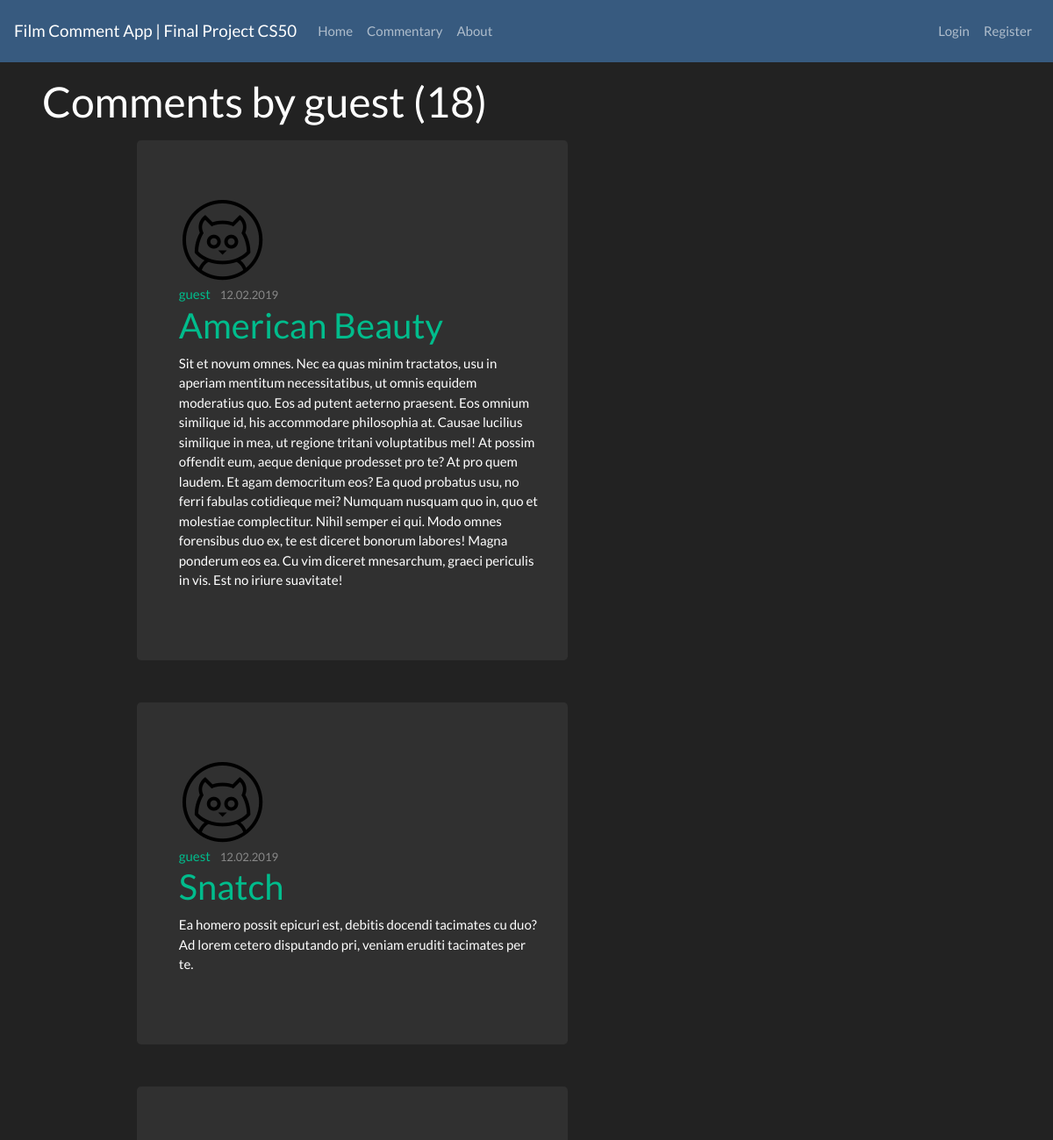
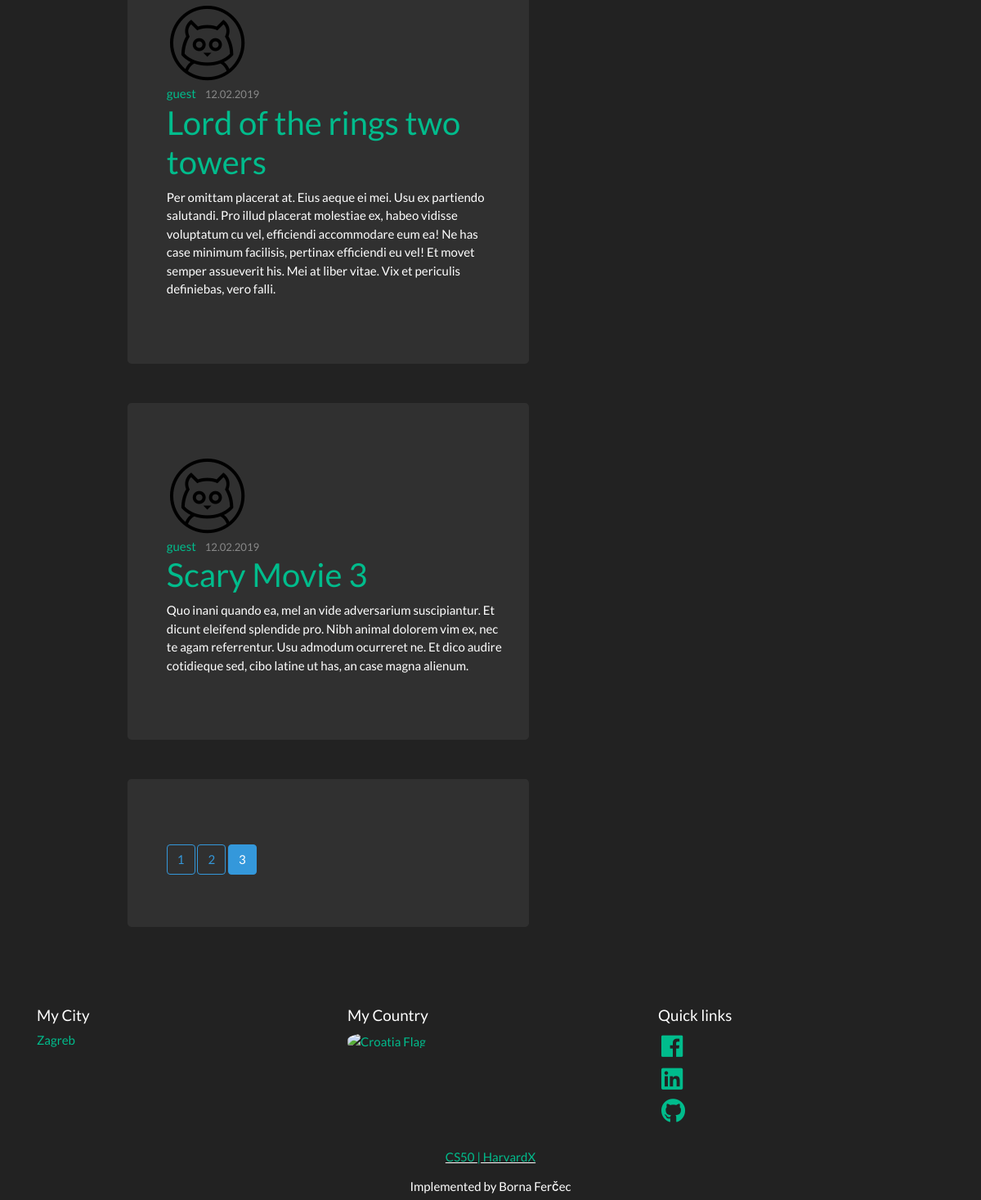
The app's page /user/guest?page=3 with its own data (2 pictures, top to bottom).
### final_project/models.py (models this page shows, shortened)
class User(db.Model, UserMixin):
    id = db.Column(db.Integer, primary_key=True)
    username = db.Column(db.String(20), unique=True, nullable=False)
    email = db.Column(db.String(120), unique=True, nullable=False)
    image_file = db.Column(db.String(20), nullable=False, default='default.png')
    password = db.Column(db.String(60), nullable=False)
    posts = db.relationship('Post', backref='author', lazy=True)

class Post(db.Model):
    id = db.Column(db.Integer, primary_key=True)
    title = db.Column(db.String(100), nullable=False)
    date_posted = db.Column(db.DateTime, nullable=False, default=datetime.utcnow())
    content = db.Column(db.Text, nullable=False)
    user_id = db.Column(db.Integer, db.ForeignKey('user.id'), nullable=False)

### final_project/routes.py (the view)
@app.route('/user/<string:username>')
def user_posts(username):
    page = request.args.get('page', 1, type=int)
    user = User.query.filter_by(username=username).first_or_404()
    title = 'Commentary'
    for_Json.json_to_post()
    posts = Post.query.filter_by(author=user)\
            .order_by(Post.date_posted.desc())\
            .paginate(page=page, per_page=7)
    return render_template('user_posts.html', title=title, posts=posts, user=user)

### final_project/for_Json.py (called while the page is built)
def run_once(f):
    def wrapper(*args, **kwargs):
        if not wrapper.has_run:
            wrapper.has_run = True
            return f(*args, **kwargs)
    wrapper.has_run = False
    return wrapper

### final_project/templates/user_posts.html
{% extends "index.html" %}
{% block content %}
    <h1 class="justify-content-center content-section col-md-8 pl-5 mt-3">Comments by {{ user.username }} ({{ posts.total }}) </h1>
    {% for post in posts.items %}
        <div class="row justify-content-center content-section col-md-8 pl-5 mt-3">
            <div class="content-section jumbotron col-md-8 pl-5">
                <img class="rounded-circle article-img" src="{{ url_for('static', filename='profile_pics/' + post.author.image_file) }}">
                <div class="media-body">
                    <div class="article-metadata">
                        <a class="mr-2" href="{{ url_for('user_posts', username=post.author.username )}}">{{ post.author.username }}</a>
                        <small class="text-muted">{{ post.date_posted.strftime('%d.%m.%Y') }}</small>
                    </div>
                        <h2><a class="article-title" href="{{ url_for('post', post_id=post.id) }}">{{ post.title }}</a></h2>
                        <p class="article-content">{{ post.content }}</p>
                </div>
            </div>
        </div>
    {% endfor %}
    <div class="row justify-content-center content-section col-md-8 pl-5 mt-3">
        <div class="content-section jumbotron col-md-8 pl-5">
            <div class="media-body">
                {% for page_num in posts.iter_pages(left_edge=1, right_edge=1, left_current=1, right_current=2) %}
                    {% if page_num %}
                        {% if posts.page == page_num %}
                            <a class="btn btn-info md-4 mt-3" href="{{ url_for('user_posts', username=user.username, page=page_num) }}">{{ page_num }}</a>
                        {% else %}
                            <a class="btn btn-outline-info md-4 mt-3" href="{{ url_for('user_posts', username=user.username, page=page_num) }}">{{ page_num }}</a>
                        {% endif %}
                    {% else %}
                        ...
                    {% endif %}
                {% endfor %}
            </div>
        </div>
    </div>
{% endblock content %}

### records on screen
User: username "guest"
Post: image_file (placeholder picture), author.username "guest", date_posted "12.02.2019", title "American Beauty", content "Sit et novum omnes. Nec ea quas minim tractatos, usu in aperiam mentitum necessitatibus, ut omnis equidem moderatius quo. Eos ad putent aeterno praesent. Eos omnium similique id, his accommodare philosophia at. Causae lucilius similique in mea, ut regione tritani voluptatibus mel! At possim offendit eum, aeque denique prodesset pro te? At pro quem laudem. Et agam democritum eos? Ea quod probatus usu, no ferri fabulas cotidieque mei? Numquam nusquam quo in, quo et molestiae complectitur. Nihil semper ei qui. Modo omnes forensibus duo ex, te est diceret bonorum labores! Magna ponderum eos ea. Cu vim diceret mnesarchum, graeci periculis in vis. Est no iriure suavitate!"
Post: image_file (placeholder picture), author.username "guest", date_posted "12.02.2019", title "Snatch", content "Ea homero possit epicuri est, debitis docendi tacimates cu duo? Ad lorem cetero disputando pri, veniam eruditi tacimates per te."
Post: image_file (placeholder picture), author.username "guest", date_posted "12.02.2019", title "Lord of the rings two towers", content "Per omittam placerat at. Eius aeque ei mei. Usu ex partiendo salutandi. Pro illud placerat molestiae ex, habeo vidisse voluptatum cu vel, efficiendi accommodare eum ea! Ne has case minimum facilisis, pertinax efficiendi eu vel! Et movet semper assueverit his. Mei at liber vitae. Vix et periculis definiebas, vero falli."
Post: image_file (placeholder picture), author.username "guest", date_posted "12.02.2019", title "Scary Movie 3", content "Quo inani quando ea, mel an vide adversarium suscipiantur. Et dicunt eleifend splendide pro. Nibh animal dolorem vim ex, nec te agam referrentur. Usu admodum ocurreret ne. Et dico audire cotidieque sed, cibo latine ut has, an case magna alienum."

### other values on screen
{{ posts.total }} "18"
{{ page_num }} "1" "2"
{{ page_num }} "3"
